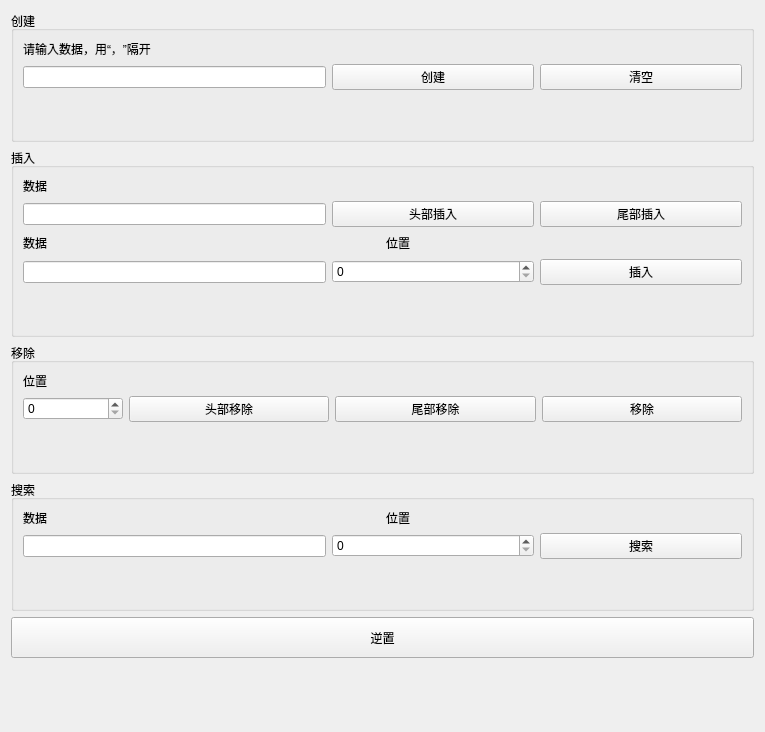
<?xml version="1.0" encoding="UTF-8"?>
<ui version="4.0">
 <class>LinklistUI</class>
 <widget class="QWidget" name="LinklistUI">
  <property name="geometry">
   <rect>
    <x>0</x>
    <y>0</y>
    <width>765</width>
    <height>732</height>
   </rect>
  </property>
  <property name="windowTitle">
   <string>Form</string>
  </property>
  <layout class="QHBoxLayout" name="horizontalLayout_12">
   <item>
    <layout class="QVBoxLayout" name="verticalLayout_5">
     <item>
      <widget class="QGroupBox" name="groupBox">
       <property name="title">
        <string>创建</string>
       </property>
       <layout class="QHBoxLayout" name="horizontalLayout_6">
        <item>
         <layout class="QVBoxLayout" name="verticalLayout">
          <item>
           <widget class="QLabel" name="label">
            <property name="text">
             <string>请输入数据，用“，”隔开</string>
            </property>
           </widget>
          </item>
          <item>
           <layout class="QHBoxLayout" name="horizontalLayout" stretch="3,2,2">
            <item>
             <widget class="QLineEdit" name="dataEdit"/>
            </item>
            <item>
             <widget class="QPushButton" name="createButton">
              <property name="text">
               <string>创建</string>
              </property>
             </widget>
            </item>
            <item>
             <widget class="QPushButton" name="cleanButton">
              <property name="text">
               <string>清空</string>
              </property>
             </widget>
            </item>
           </layout>
          </item>
          <item>
           <spacer name="verticalSpacer">
            <property name="orientation">
             <enum>Qt::Vertical</enum>
            </property>
            <property name="sizeHint" stdset="0">
             <size>
              <width>20</width>
              <height>40</height>
             </size>
            </property>
           </spacer>
          </item>
         </layout>
        </item>
       </layout>
      </widget>
     </item>
     <item>
      <widget class="QGroupBox" name="groupBox_2">
       <property name="title">
        <string>插入</string>
       </property>
       <layout class="QHBoxLayout" name="horizontalLayout_8">
        <item>
         <layout class="QVBoxLayout" name="verticalLayout_2">
          <item>
           <widget class="QLabel" name="label_2">
            <property name="text">
             <string>数据</string>
            </property>
           </widget>
          </item>
          <item>
           <layout class="QHBoxLayout" name="horizontalLayout_2" stretch="3,2,2">
            <item>
             <widget class="QLineEdit" name="insert_Edit1"/>
            </item>
            <item>
             <widget class="QPushButton" name="headinsertButton">
              <property name="text">
               <string>头部插入</string>
              </property>
             </widget>
            </item>
            <item>
             <widget class="QPushButton" name="tailinsertButton">
              <property name="text">
               <string>尾部插入</string>
              </property>
             </widget>
            </item>
           </layout>
          </item>
          <item>
           <layout class="QHBoxLayout" name="horizontalLayout_7">
            <item>
             <widget class="QLabel" name="label_3">
              <property name="text">
               <string>数据</string>
              </property>
             </widget>
            </item>
            <item>
             <spacer name="horizontalSpacer_2">
              <property name="orientation">
               <enum>Qt::Horizontal</enum>
              </property>
              <property name="sizeHint" stdset="0">
               <size>
                <width>40</width>
                <height>20</height>
               </size>
              </property>
             </spacer>
            </item>
            <item>
             <widget class="QLabel" name="label_4">
              <property name="text">
               <string>位置</string>
              </property>
             </widget>
            </item>
            <item>
             <spacer name="horizontalSpacer">
              <property name="orientation">
               <enum>Qt::Horizontal</enum>
              </property>
              <property name="sizeHint" stdset="0">
               <size>
                <width>40</width>
                <height>20</height>
               </size>
              </property>
             </spacer>
            </item>
           </layout>
          </item>
          <item>
           <layout class="QHBoxLayout" name="horizontalLayout_3" stretch="3,2,2">
            <item>
             <widget class="QLineEdit" name="insert_Edit2"/>
            </item>
            <item>
             <widget class="QSpinBox" name="insert_spinBox"/>
            </item>
            <item>
             <widget class="QPushButton" name="insertButton">
              <property name="text">
               <string>插入</string>
              </property>
             </widget>
            </item>
           </layout>
          </item>
          <item>
           <spacer name="verticalSpacer_2">
            <property name="orientation">
             <enum>Qt::Vertical</enum>
            </property>
            <property name="sizeHint" stdset="0">
             <size>
              <width>20</width>
              <height>40</height>
             </size>
            </property>
           </spacer>
          </item>
         </layout>
        </item>
       </layout>
      </widget>
     </item>
     <item>
      <widget class="QGroupBox" name="groupBox_3">
       <property name="title">
        <string>移除</string>
       </property>
       <layout class="QHBoxLayout" name="horizontalLayout_9">
        <item>
         <layout class="QVBoxLayout" name="verticalLayout_3">
          <item>
           <widget class="QLabel" name="label_5">
            <property name="text">
             <string>位置</string>
            </property>
           </widget>
          </item>
          <item>
           <layout class="QHBoxLayout" name="horizontalLayout_4" stretch="1,2,2,2">
            <item>
             <widget class="QSpinBox" name="delete_spinBox"/>
            </item>
            <item>
             <widget class="QPushButton" name="headdeleteButton">
              <property name="text">
               <string>头部移除</string>
              </property>
             </widget>
            </item>
            <item>
             <widget class="QPushButton" name="taildeleteButton">
              <property name="text">
               <string>尾部移除</string>
              </property>
             </widget>
            </item>
            <item>
             <widget class="QPushButton" name="deleteButton">
              <property name="text">
               <string>移除</string>
              </property>
             </widget>
            </item>
           </layout>
          </item>
          <item>
           <spacer name="verticalSpacer_3">
            <property name="orientation">
             <enum>Qt::Vertical</enum>
            </property>
            <property name="sizeHint" stdset="0">
             <size>
              <width>20</width>
              <height>40</height>
             </size>
            </property>
           </spacer>
          </item>
         </layout>
        </item>
       </layout>
      </widget>
     </item>
     <item>
      <widget class="QGroupBox" name="groupBox_4">
       <property name="title">
        <string>搜索</string>
       </property>
       <layout class="QHBoxLayout" name="horizontalLayout_11">
        <item>
         <layout class="QVBoxLayout" name="verticalLayout_4">
          <item>
           <layout class="QHBoxLayout" name="horizontalLayout_10">
            <item>
             <widget class="QLabel" name="label_6">
              <property name="text">
               <string>数据</string>
              </property>
             </widget>
            </item>
            <item>
             <widget class="QLabel" name="label_7">
              <property name="text">
               <string>位置</string>
              </property>
             </widget>
            </item>
           </layout>
          </item>
          <item>
           <layout class="QHBoxLayout" name="horizontalLayout_5" stretch="3,2,2">
            <item>
             <widget class="QLineEdit" name="search_Edit"/>
            </item>
            <item>
             <widget class="QSpinBox" name="spinBox"/>
            </item>
            <item>
             <widget class="QPushButton" name="searchButton">
              <property name="text">
               <string>搜索</string>
              </property>
             </widget>
            </item>
           </layout>
          </item>
          <item>
           <spacer name="verticalSpacer_5">
            <property name="orientation">
             <enum>Qt::Vertical</enum>
            </property>
            <property name="sizeHint" stdset="0">
             <size>
              <width>20</width>
              <height>40</height>
             </size>
            </property>
           </spacer>
          </item>
         </layout>
        </item>
       </layout>
      </widget>
     </item>
     <item>
      <widget class="QPushButton" name="pushButton">
       <property name="minimumSize">
        <size>
         <width>0</width>
         <height>41</height>
        </size>
       </property>
       <property name="text">
        <string>逆置</string>
       </property>
      </widget>
     </item>
     <item>
      <spacer name="verticalSpacer_4">
       <property name="orientation">
        <enum>Qt::Vertical</enum>
       </property>
       <property name="sizeHint" stdset="0">
        <size>
         <width>20</width>
         <height>40</height>
        </size>
       </property>
      </spacer>
     </item>
    </layout>
   </item>
  </layout>
 </widget>
 <resources/>
 <connections>
  <connection>
   <sender>createButton</sender>
   <signal>clicked()</signal>
   <receiver>LinklistUI</receiver>
   <slot>on_create_btn_clicked()</slot>
   <hints>
    <hint type="sourcelabel">
     <x>533</x>
     <y>74</y>
    </hint>
    <hint type="destinationlabel">
     <x>260</x>
     <y>14</y>
    </hint>
   </hints>
  </connection>
  <connection>
   <sender>cleanButton</sender>
   <signal>clicked()</signal>
   <receiver>LinklistUI</receiver>
   <slot>on_clean_btn_clicked()</slot>
   <hints>
    <hint type="sourcelabel">
     <x>742</x>
     <y>74</y>
    </hint>
    <hint type="destinationlabel">
     <x>348</x>
     <y>11</y>
    </hint>
   </hints>
  </connection>
  <connection>
   <sender>headinsertButton</sender>
   <signal>clicked()</signal>
   <receiver>LinklistUI</receiver>
   <slot>on_headinsert_btn_clicked()</slot>
   <hints>
    <hint type="sourcelabel">
     <x>533</x>
     <y>203</y>
    </hint>
    <hint type="destinationlabel">
     <x>211</x>
     <y>140</y>
    </hint>
   </hints>
  </connection>
  <connection>
   <sender>tailinsertButton</sender>
   <signal>clicked()</signal>
   <receiver>LinklistUI</receiver>
   <slot>on_tailinsert_btn_clicked()</slot>
   <hints>
    <hint type="sourcelabel">
     <x>742</x>
     <y>203</y>
    </hint>
    <hint type="destinationlabel">
     <x>334</x>
     <y>129</y>
    </hint>
   </hints>
  </connection>
  <connection>
   <sender>insertButton</sender>
   <signal>clicked()</signal>
   <receiver>LinklistUI</receiver>
   <slot>on_locationinsert_btn_clicked()</slot>
   <hints>
    <hint type="sourcelabel">
     <x>742</x>
     <y>262</y>
    </hint>
    <hint type="destinationlabel">
     <x>454</x>
     <y>133</y>
    </hint>
   </hints>
  </connection>
  <connection>
   <sender>headdeleteButton</sender>
   <signal>clicked()</signal>
   <receiver>LinklistUI</receiver>
   <slot>on_headdelete_btn_clicked()</slot>
   <hints>
    <hint type="sourcelabel">
     <x>310</x>
     <y>391</y>
    </hint>
    <hint type="destinationlabel">
     <x>159</x>
     <y>332</y>
    </hint>
   </hints>
  </connection>
  <connection>
   <sender>taildeleteButton</sender>
   <signal>clicked()</signal>
   <receiver>LinklistUI</receiver>
   <slot>on_taildelete_btn_clicked()</slot>
   <hints>
    <hint type="sourcelabel">
     <x>535</x>
     <y>391</y>
    </hint>
    <hint type="destinationlabel">
     <x>235</x>
     <y>328</y>
    </hint>
   </hints>
  </connection>
  <connection>
   <sender>deleteButton</sender>
   <signal>clicked()</signal>
   <receiver>LinklistUI</receiver>
   <slot>on_locationdelete_btn_clicked()</slot>
   <hints>
    <hint type="sourcelabel">
     <x>742</x>
     <y>391</y>
    </hint>
    <hint type="destinationlabel">
     <x>443</x>
     <y>328</y>
    </hint>
   </hints>
  </connection>
  <connection>
   <sender>searchButton</sender>
   <signal>clicked()</signal>
   <receiver>LinklistUI</receiver>
   <slot>on_search_btn_clicked()</slot>
   <hints>
    <hint type="sourcelabel">
     <x>742</x>
     <y>522</y>
    </hint>
    <hint type="destinationlabel">
     <x>445</x>
     <y>452</y>
    </hint>
   </hints>
  </connection>
  <connection>
   <sender>pushButton</sender>
   <signal>clicked()</signal>
   <receiver>LinklistUI</receiver>
   <slot>on_Invert_btn_clicked()</slot>
   <hints>
    <hint type="sourcelabel">
     <x>405</x>
     <y>618</y>
    </hint>
    <hint type="destinationlabel">
     <x>763</x>
     <y>639</y>
    </hint>
   </hints>
  </connection>
 </connections>
 <slots>
  <slot>on_create_btn_clicked()</slot>
  <slot>on_clean_btn_clicked()</slot>
  <slot>on_headinsert_btn_clicked()</slot>
  <slot>on_tailinsert_btn_clicked()</slot>
  <slot>on_locationinsert_btn_clicked()</slot>
  <slot>on_headdelete_btn_clicked()</slot>
  <slot>on_taildelete_btn_clicked()</slot>
  <slot>on_locationdelete_btn_clicked()</slot>
  <slot>on_search_btn_clicked()</slot>
  <slot>on_Invert_btn_clicked()</slot>
 </slots>
</ui>
